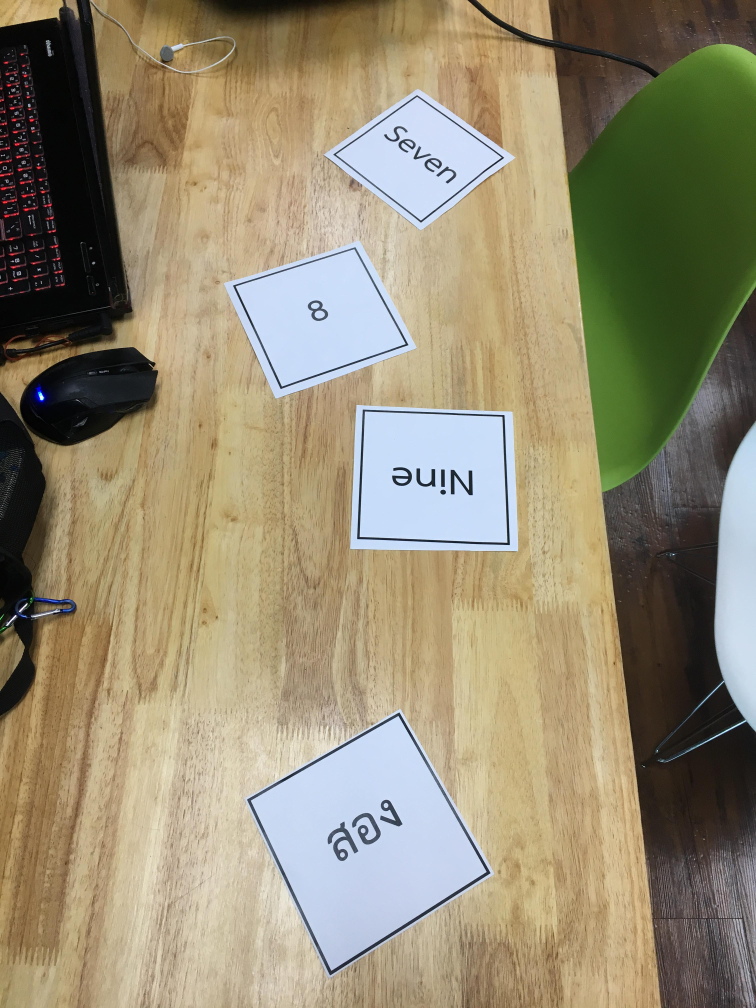
#> input picture Imageprocessing_file/Image/FinalProject/test1.jpg, 3024 x 4032 px (shown at 1/4 size)
$ python filter_color.py
#> lines starting #> are read from the running program, lines starting #| are printed output that depends on the picture; after the words box and inside, x2 and y2 are one past the last pixel; in counts of white or black regions, pixels touching at a corner belong together
from skimage.filters import threshold_local
import numpy as np
import argparse
import cv2
import imutils
def filter_colors(image):
	white_threshold = 110#130
	lower_white = np.array([white_threshold, white_threshold, white_threshold])
	upper_white = np.array([255, 255, 255])
	white_mask = cv2.inRange(image, lower_white, upper_white)
	white_image = cv2.bitwise_and(image, image, mask=white_mask)
	return white_image
def nothing(x):
    pass

img = cv2.imread("test1.jpg")
#> img is the input picture: shape (4032, 3024, 3); mean B, G, R 114.6, 139.6, 149.1
ratio = img.shape[0] / 500.0
#> ratio = 8.06
orig = img.copy()
img = imutils.resize(img, height = 500)
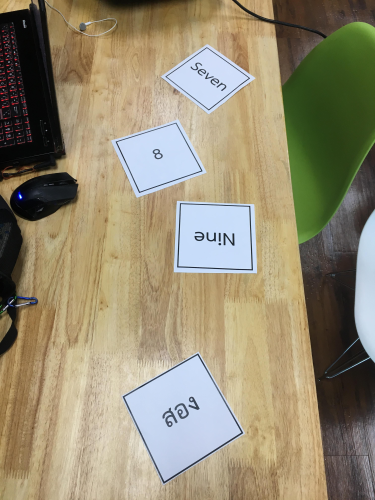
#> img: shape (500, 375, 3); mean B, G, R 114.6, 139.6, 149.1
# img = cv2.imread("test.jpeg")

# img_canny =cv2.Canny(img,100,200)
white_threshold = 110#130
lower_white = np.array([white_threshold, white_threshold, white_threshold])
upper_white = np.array([255, 255, 255])
white_mask = cv2.inRange(img, lower_white, upper_white)
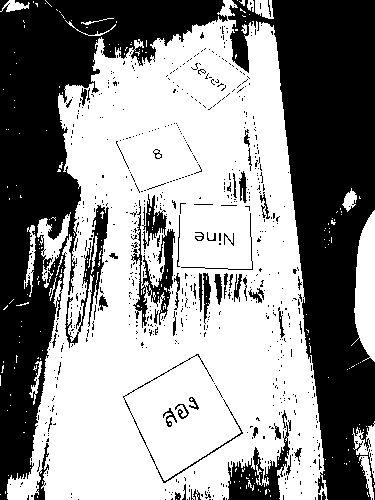
#> white_mask: shape (500, 375); 57.2% white; 720 black regions (666 under 20 px), largest, box (x1, y1, x2, y2) and area: (228, 0, 375, 500) 35836, (0, 0, 228, 500) 33739, (131, 194, 175, 328) 2024
white_image = cv2.bitwise_and(img, img, mask=white_mask)
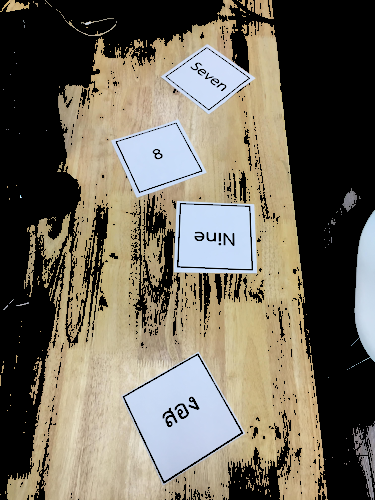
#> white_image: shape (500, 375, 3); mean B, G, R 90.9, 104.5, 110.9

img_filter = white_image
cv2.imshow("Original",img)
cv2.imshow("imgfilter",img_filter)
cv2.createTrackbar('threshold1','imgfilter',0,255,nothing)
cv2.createTrackbar('threshold2','imgfilter',0,255,nothing)
cv2.createTrackbar('threshold3','imgfilter',0,255,nothing)
cv2.createTrackbar('threshold4','imgfilter',0,255,nothing)
cv2.createTrackbar('threshold5','imgfilter',0,255,nothing)
cv2.createTrackbar('threshold6','imgfilter',0,255,nothing)
while(1):
    cv2.imshow("Original",img)
    cv2.imshow("imgfilter",img_filter)

    white_threshold = cv2.getTrackbarPos('threshold1', 'imgfilter')
    thres2 =  cv2.getTrackbarPos('threshold2', 'imgfilter')
    thres3 =  cv2.getTrackbarPos('threshold3', 'imgfilter')
    thres4 =  cv2.getTrackbarPos('threshold4', 'imgfilter')
    thres5 =  cv2.getTrackbarPos('threshold5', 'imgfilter')
    thres6 =  cv2.getTrackbarPos('threshold6', 'imgfilter')

    lower_white = np.array([white_threshold,thres2,thres3])
    upper_white = np.array([thres4,thres5,thres6])

    white_mask = cv2.inRange(img, lower_white, upper_white)
#> white_mask: shape (500, 375); every value is 0
    white_image = cv2.bitwise_and(img, img, mask=white_mask)
#> white_image: shape (500, 375, 3); every value is 0
    img_filter = white_image
    k = cv2.waitKey(30)
#> (key Esc is pressed here)
    if k == 27:
        break

$ run again, with Imageprocessing_file/Image/AMAS/test.jpeg copied over Imageprocessing_file/Image/FinalProject/test1.jpg
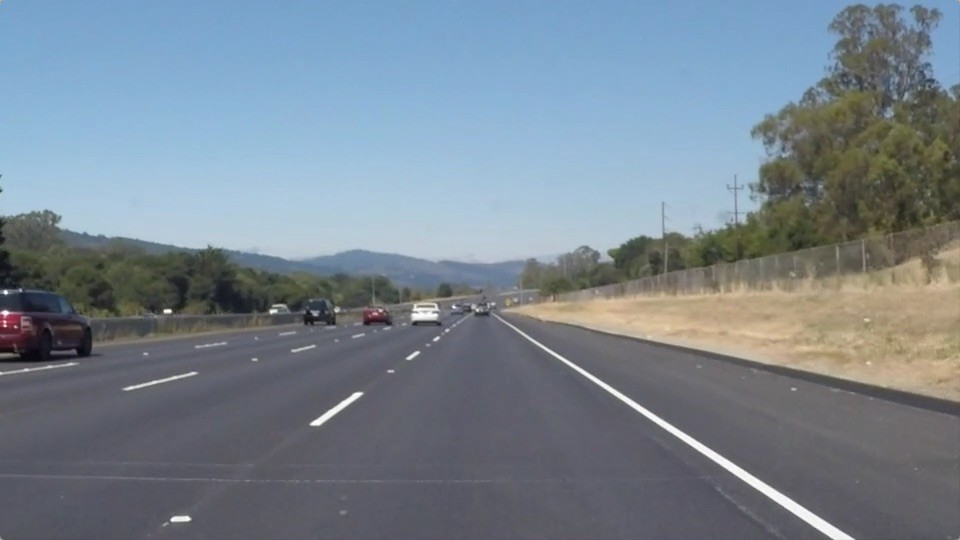
#> input picture Imageprocessing_file/Image/AMAS/test.jpeg, 960 x 540 px
#> img is the input picture: shape (540, 960, 3); mean B, G, R 143.7, 132.5, 120.3
#> img: shape (500, 888, 3)
#> `white_mask = cv2.inRange(img, lower_white, upper_white)`:
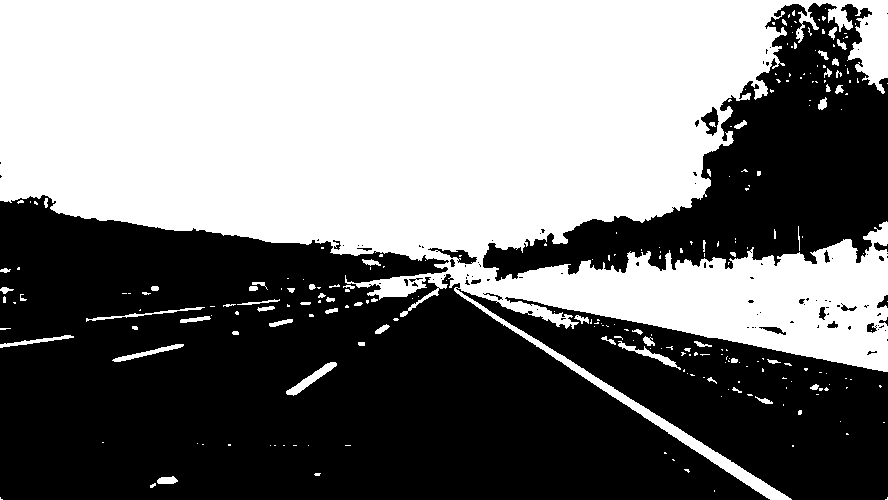
#> white_mask: shape (500, 888); 48.3% white; 247 white regions (186 under 20 px), largest, box (x1, y1, x2, y2) and area: (0, 0, 888, 500) 209368, (286, 362, 337, 396) 432, (618, 341, 681, 370) 330
#> `white_image = cv2.bitwise_and(img, img, mask=white_mask)`:
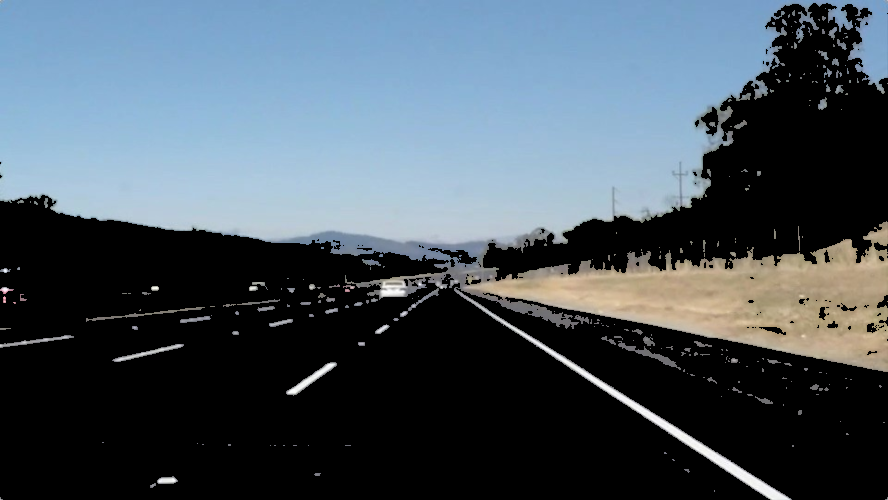
#> white_image: shape (500, 888, 3); mean B, G, R 95, 85.4, 73.2

$ run again, with Imageprocessing_file/Image/FinalProject/test2.jpg copied over Imageprocessing_file/Image/FinalProject/test1.jpg
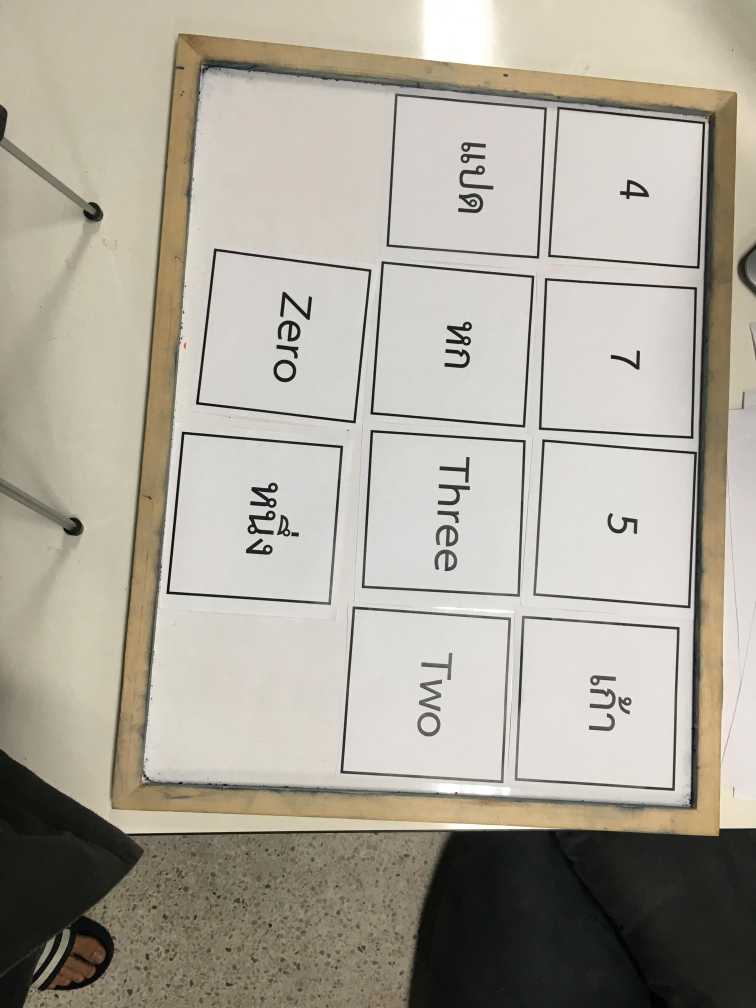
#> input picture Imageprocessing_file/Image/FinalProject/test2.jpg, 3024 x 4032 px (shown at 1/4 size)
#> img is the input picture: shape (4032, 3024, 3); mean B, G, R 155.4, 167.2, 172.4
#> img: shape (500, 375, 3)
#> `white_mask = cv2.inRange(img, lower_white, upper_white)`:
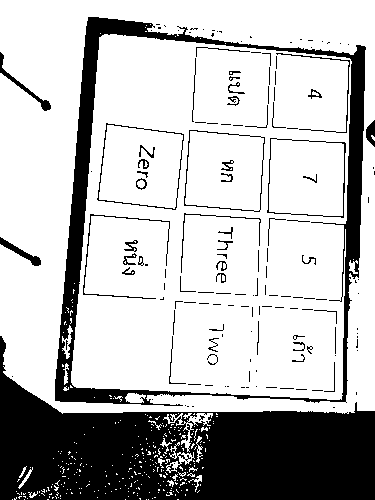
#> white_mask: shape (500, 375); 73.4% white; 159 black regions (104 under 20 px), largest, box (x1, y1, x2, y2) and area: (0, 336, 375, 500) 32540, (55, 17, 366, 406) 12358, (97, 123, 184, 210) 350
#> `white_image = cv2.bitwise_and(img, img, mask=white_mask)`:
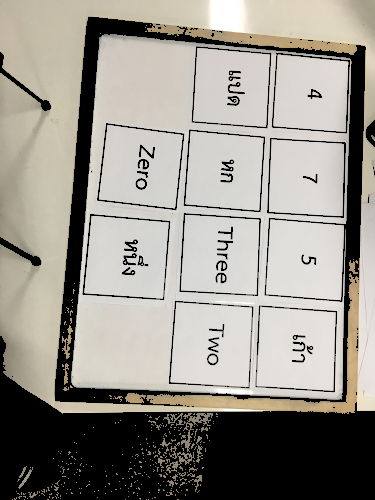
#> white_image: shape (500, 375, 3); mean B, G, R 139.2, 147.3, 151.1
